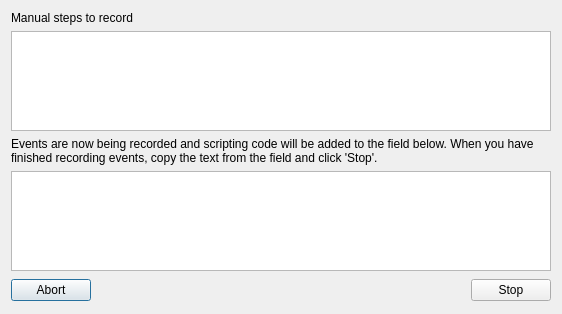
<ui version="4.0" >
 <class>RecordDialog</class>
 <widget class="QDialog" name="RecordDialog" >
  <property name="geometry" >
   <rect>
    <x>0</x>
    <y>0</y>
    <width>562</width>
    <height>314</height>
   </rect>
  </property>
  <property name="windowTitle" >
   <string>System Test</string>
  </property>
  <layout class="QVBoxLayout" >
   <item>
    <widget class="QLabel" name="steps_label" >
     <property name="text" >
      <string>Manual steps to record</string>
     </property>
    </widget>
   </item>
   <item>
    <widget class="QTextEdit" name="steps_view" >
     <property name="readOnly" >
      <bool>true</bool>
     </property>
    </widget>
   </item>
   <item>
    <widget class="QLabel" name="label" >
     <property name="text" >
      <string>Events are now being recorded and scripting code will be added to the field below. When you have finished recording events, copy the text from the field and click 'Stop'.</string>
     </property>
     <property name="wordWrap" >
      <bool>true</bool>
     </property>
    </widget>
   </item>
   <item>
    <widget class="QTextEdit" name="codeEdit" >
     <property name="font" >
      <font>
       <family>Courier New</family>
       <pointsize>10</pointsize>
      </font>
     </property>
     <property name="readOnly" >
      <bool>true</bool>
     </property>
     <property name="acceptRichText" >
      <bool>false</bool>
     </property>
    </widget>
   </item>
   <item>
    <layout class="QHBoxLayout" >
     <item>
      <widget class="QPushButton" name="abort_button" >
       <property name="text" >
        <string>Abort</string>
       </property>
      </widget>
     </item>
     <item>
      <spacer>
       <property name="orientation" >
        <enum>Qt::Horizontal</enum>
       </property>
       <property name="sizeHint" >
        <size>
         <width>371</width>
         <height>26</height>
        </size>
       </property>
      </spacer>
     </item>
     <item>
      <widget class="QPushButton" name="stopButton" >
       <property name="text" >
        <string>Stop</string>
       </property>
      </widget>
     </item>
    </layout>
   </item>
  </layout>
 </widget>
 <resources/>
 <connections>
  <connection>
   <sender>stopButton</sender>
   <signal>clicked()</signal>
   <receiver>RecordDialog</receiver>
   <slot>accept()</slot>
   <hints>
    <hint type="sourcelabel" >
     <x>504</x>
     <y>291</y>
    </hint>
    <hint type="destinationlabel" >
     <x>419</x>
     <y>295</y>
    </hint>
   </hints>
  </connection>
 </connections>
</ui>
